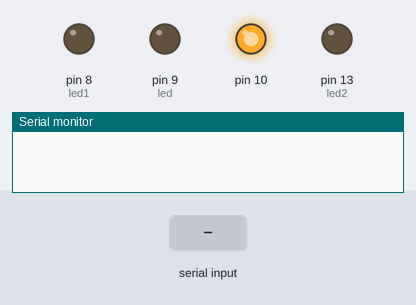
This sketch was run on a simulated Arduino Uno, built with avr-gcc and run on an emulated ATmega328P. Shown: output pins drawn as LEDs (lit = HIGH), the last lines printed to the serial monitor. The inputs (shaded band) are chosen by the test bench.

Above: at 1.2 s.
1.3 s: "F" received over Serial
At 2.5 s:
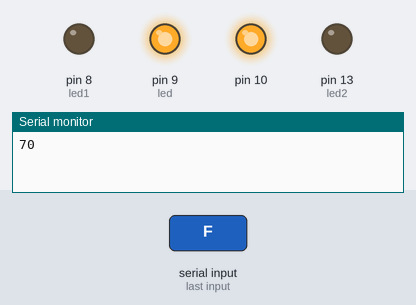
2.8 s: "R" received over Serial
At 3.7 s:
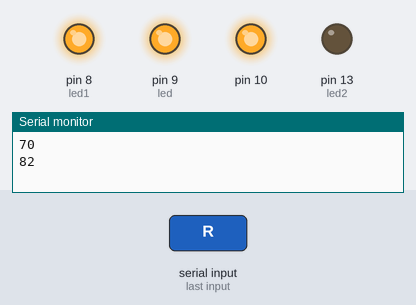
4.3 s: "L" received over Serial
At 4.8 s:
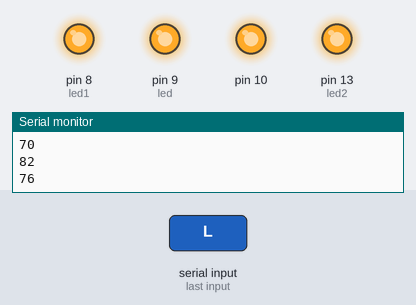
5.8 s: "0" received over Serial
At 7.0 s:
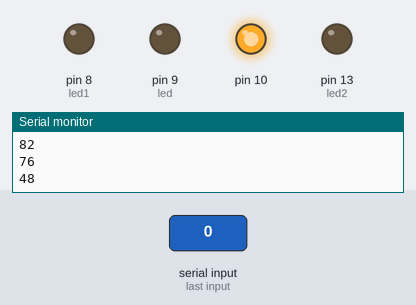
7.3 s: "R" received over Serial
At 8.3 s:
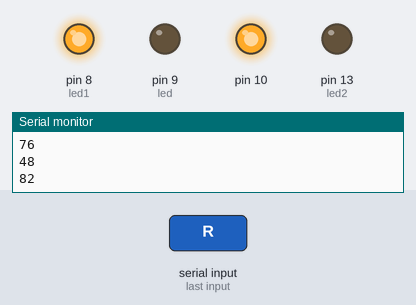
8.8 s: "f" received over Serial
At 9.5 s:
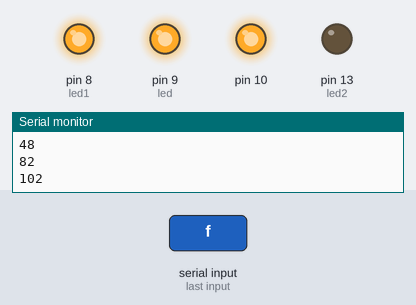
Timing chart, 0 to 11.3 s (numbered marks = the images above; inputs shaded):
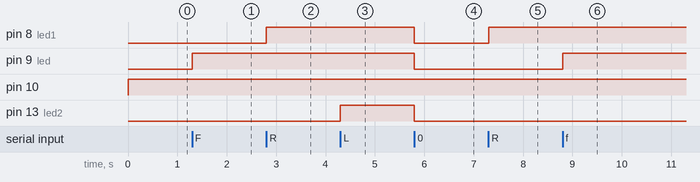

Measured:
- after the input at 1.3 s, pin 9 (led): LOW → HIGH at once
- after the input at 2.8 s, pin 8 (led1): LOW → HIGH at once
- after the input at 4.3 s, pin 13 (led2): LOW → HIGH at once
- after the input at 5.8 s, pin 8 (led1), pin 9 (led), pin 13 (led2): HIGH → LOW at once
- after the input at 7.3 s, pin 8 (led1): LOW → HIGH at once
- after the input at 8.8 s, pin 9 (led): LOW → HIGH at once

The sketch:

sketch_may25a.ino
```cpp
int led = 9;
int led1 = 8;
int led2 = LED_BUILTIN;
int data;

void setup() {
  Serial.begin(9600);
  pinMode(led, OUTPUT);
  pinMode(led1, OUTPUT);
  pinMode(led2, OUTPUT);
  pinMode(10, OUTPUT);
}

void loop() {
  digitalWrite(10, HIGH);
  while(Serial.available() > 0){
    data = Serial.read();
    Serial.print(data);
    Serial.println();
    if(data == 70 || data == 102)
    {
      digitalWrite(led, HIGH);
    }

    else if(data == 82)
    {
      digitalWrite(led1, HIGH);
    }

    else if(data == 76)
    {
      digitalWrite(led2, HIGH);
    }

    else if(data == 48)
    {
      digitalWrite(led, LOW);
      digitalWrite(led1, LOW);
      digitalWrite(led2, LOW);
    }
  }
}
```
